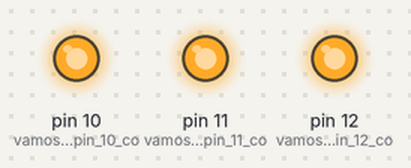
This sketch was run on a simulated Arduino Uno, built with avr-gcc and run on an emulated ATmega328P. Parts: output pins drawn as LEDs (lit = HIGH).

Above: at 0.1 s.
Timing chart, 0 to 1.6 s (numbered marks = the images above):
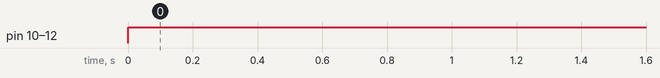

The sketch:

02-EncenderTresLuces.ino
```cpp
// Cristina Correa

void setup()
{
  pinMode(10,OUTPUT); // vamos a usar el pin 10 como salida -> luz verde
  pinMode(11, OUTPUT); // vamos a usar el pin 11 como salida -> luz amarilla
  pinMode(12, OUTPUT); // vamos a usar el pin 12 como salida -> luz roja
}

void loop()
{
  digitalWrite(10,HIGH); // pone el pin 10 en estado 'alto', a 5 voltios
  digitalWrite(11, HIGH); // pone el pin 11 en estado 'alto', a 5 voltios
  digitalWrite(12, HIGH); // pone el pin 12 en estado 'alto', a 5 voltios
}
```

Measured:
- by itself, pin 10 (vamos_a_usar_el_pin_10_co), pin 11 (vamos_a_usar_el_pin_11_co), pin 12 (vamos_a_usar_el_pin_12_co): LOW → HIGH at 0.00 s
